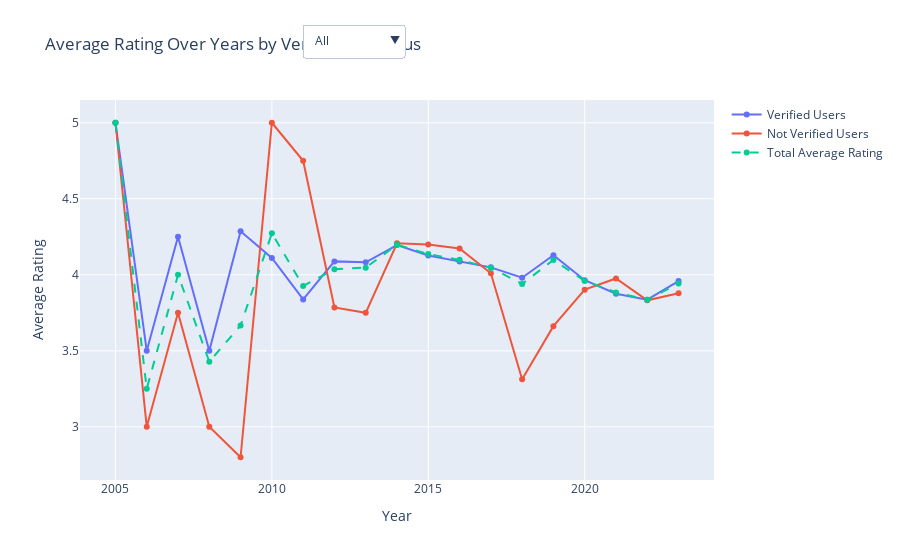

Write notebook code for a chart like this one.
### Code cell
# Example data preparation (replace with your actual data)
# Assuming df is your DataFrame with 'timestamp' (datetime), 'rating', and 'verified_purchase' columns

# Extract year and month from timestamp
df['year'] = df['timestamp'].dt.year
df['month'] = df['timestamp'].dt.month

# Separate data for verified and non-verified users
verified_data = df[df['verified_purchase'] == True]
not_verified_data = df[df['verified_purchase'] == False]

# Group by year and calculate average rating for each group
avg_rating_verified = verified_data.groupby('year')['rating'].mean().reset_index()
avg_rating_not_verified = not_verified_data.groupby('year')['rating'].mean().reset_index()
avg_rating_total = df.groupby('year')['rating'].mean().reset_index()

# Create traces for the yearly average ratings
trace_verified_year = go.Scatter(x=avg_rating_verified['year'], y=avg_rating_verified['rating'],
                                 mode='lines+markers', name='Verified Users')
trace_not_verified_year = go.Scatter(x=avg_rating_not_verified['year'], y=avg_rating_not_verified['rating'],
                                     mode='lines+markers', name='Not Verified Users')
trace_total_year = go.Scatter(x=avg_rating_total['year'], y=avg_rating_total['rating'],
                              mode='lines+markers', name='Total Average Rating', line=dict(dash='dash'))

# Generate a list of dropdown buttons for each month
dropdown_buttons = []

# Add "All" option
dropdown_buttons.append(dict(
    args=[{'visible': [True, True, True]}],
    label='All',
    method='update'
))

# Add buttons for each month
for month in range(1, 13):
    month_label = pd.to_datetime(month, format='%m').strftime('%B')  # Get month name
    month_data = df[df['month'] == month]
    
    avg_rating_verified_month = month_data[month_data['verified_purchase'] == True].groupby('year')['rating'].mean().reset_index()
    avg_rating_not_verified_month = month_data[month_data['verified_purchase'] == False].groupby('year')['rating'].mean().reset_index()
    avg_rating_total_month = month_data.groupby('year')['rating'].mean().reset_index()

    trace_verified_month = go.Scatter(x=avg_rating_verified_month['year'], y=avg_rating_verified_month['rating'],
                                      mode='lines+markers', name='Verified Users')
    trace_not_verified_month = go.Scatter(x=avg_rating_not_verified_month['year'], y=avg_rating_not_verified_month['rating'],
                                          mode='lines+markers', name='Not Verified Users')
    trace_total_month = go.Scatter(x=avg_rating_total_month['year'], y=avg_rating_total_month['rating'],
                                   mode='lines+markers', name='Total Average Rating', line=dict(dash='dash'))

    dropdown_buttons.append(dict(
        args=[{
            'visible': [False, False, False] + [True] * 3 + [False] * (12 * 3 - 3),
            'x': [trace_verified_month.x, trace_not_verified_month.x, trace_total_month.x],
            'y': [trace_verified_month.y, trace_not_verified_month.y, trace_total_month.y]
        }],
        label=month_label,
        method='update'
    ))

# Create layout for the plot with dropdown for month selection
layout = go.Layout(
    title='Average Rating Over Years by Verification Status',
    xaxis_title='Year',
    yaxis_title='Average Rating',
    updatemenus=[{
        'buttons': dropdown_buttons,
        'direction': 'down',
        'showactive': True,
        'x': 0.35,
        'xanchor': 'left',
        'y': 1.2,
        'yanchor': 'top'
    }]
)

# Create figure and add traces to it
fig = go.Figure(data=[trace_verified_year, trace_not_verified_year, trace_total_year], layout=layout)

# Add traces for each month but make them initially invisible
for button in dropdown_buttons[1:]:
    fig.add_trace(go.Scatter(x=button['args'][0]['x'][0], y=button['args'][0]['y'][0],
                             mode='lines+markers', visible=False, name='Verified Users'))
    fig.add_trace(go.Scatter(x=button['args'][0]['x'][1], y=button['args'][0]['y'][1],
                             mode='lines+markers', visible=False, name='Not Verified Users'))
    fig.add_trace(go.Scatter(x=button['args'][0]['x'][2], y=button['args'][0]['y'][2],
                             mode='lines+markers', visible=False, name='Total Average Rating', line=dict(dash='dash')))

# Show interactive plot
fig.show()

### Figure 1 — Plotly figure (JSON) as saved in the notebook; plotly's stock layout.template omitted (floating-point values rounded to 4 significant figures)
{"data": [{"mode": "lines+markers", "name": "Verified Users", "type": "scatter", "x": [2005, 2006, 2007, 2008, 2009, 2010, 2011, 2012, 2013, 2014, 2015, 2016, 2017, 2018, 2019, 2020, 2021, 2022, 2023], "y": [5, 3.5, 4.25, 3.5, 4.286, 4.111, 3.838, 4.088, 4.082, 4.196, 4.127, 4.087, 4.049, 3.981, 4.129, 3.965, 3.875, 3.836, 3.959]}, {"mode": "lines+markers", "name": "Not Verified Users", "type": "scatter", "x": [2005, 2006, 2007, 2008, 2009, 2010, 2011, 2012, 2013, 2014, 2015, 2016, 2017, 2018, 2019, 2020, 2021, 2022, 2023], "y": [5, 3, 3.75, 3, 2.8, 5, 4.75, 3.786, 3.75, 4.207, 4.2, 4.173, 4.01, 3.313, 3.662, 3.902, 3.976, 3.832, 3.878]}, {"line": {"dash": "dash"}, "mode": "lines+markers", "name": "Total Average Rating", "type": "scatter", "x": [2005, 2006, 2007, 2008, 2009, 2010, 2011, 2012, 2013, 2014, 2015, 2016, 2017, 2018, 2019, 2020, 2021, 2022, 2023], "y": [5, 3.25, 4, 3.429, 3.667, 4.273, 3.927, 4.037, 4.047, 4.198, 4.136, 4.098, 4.046, 3.94, 4.098, 3.96, 3.884, 3.836, 3.943]}, {"mode": "lines+markers", "name": "Verified Users", "type": "scatter", "visible": false, "x": [2006, 2007, 2009, 2010, 2011, 2012, 2013, 2014, 2015, 2016, 2017, 2018, 2019, 2020, 2021, 2022, 2023], "y": [2, 4.5, 5, 5, 3.714, 3.667, 4.062, 4.611, 4.07, 4.017, 4.157, 3.661, 3.793, 4.093, 4.165, 3.91, 4.022]}, {"mode": "lines+markers", "name": "Not Verified Users", "type": "scatter", "visible": false, "x": [2011, 2013, 2015, 2016, 2017, 2018, 2019, 2020, 2021, 2022, 2023], "y": [5, 5, 3.2, 3.625, 4.231, 1.75, 4.667, 3.727, 4.562, 4.385, 3.933]}, {"line": {"dash": "dash"}, "mode": "lines+markers", "name": "Total Average Rating", "type": "scatter", "visible": false, "x": [2006, 2007, 2009, 2010, 2011, 2012, 2013, 2014, 2015, 2016, 2017, 2018, 2019, 2020, 2021, 2022, 2023], "y": [2, 4.5, 5, 5, 3.875, 3.667, 4.118, 4.611, 3.979, 3.971, 4.165, 3.595, 3.822, 4.064, 4.212, 3.978, 4]}, {"mode": "lines+markers", "name": "Verified Users", "type": "scatter", "visible": false, "x": [2010, 2011, 2012, 2013, 2014, 2015, 2016, 2017, 2018, 2019, 2020, 2021, 2022, 2023], "y": [4, 4, 5, 3.4, 3.4, 4.08, 4.237, 4.069, 4.232, 3.947, 4.082, 3.865, 3.73, 3.917]}, {"mode": "lines+markers", "name": "Not Verified Users", "type": "scatter", "visible": false, "x": [2012, 2014, 2015, 2016, 2017, 2018, 2019, 2020, 2021, 2022, 2023], "y": [5, 1.5, 5, 4.571, 3, 3.5, 3.714, 3.455, 4.556, 4.308, 3.5]}, {"line": {"dash": "dash"}, "mode": "lines+markers", "name": "Total Average Rating", "type": "scatter", "visible": false, "x": [2010, 2011, 2012, 2013, 2014, 2015, 2016, 2017, 2018, 2019, 2020, 2021, 2022, 2023], "y": [4, 4, 5, 3.4, 3.176, 4.193, 4.273, 4.009, 4.19, 3.928, 4.03, 3.908, 3.829, 3.841]}, {"mode": "lines+markers", "name": "Verified Users", "type": "scatter", "visible": false, "x": [2006, 2008, 2010, 2011, 2012, 2013, 2014, 2015, 2016, 2017, 2018, 2019, 2020, 2021, 2022, 2023], "y": [5, 5, 5, 2.75, 4.714, 4.353, 3.871, 4.146, 4.033, 4.229, 4.133, 4.218, 3.929, 3.883, 3.651, 3.919]}, {"mode": "lines+markers", "name": "Not Verified Users", "type": "scatter", "visible": false, "x": [2006, 2009, 2010, 2012, 2013, 2014, 2015, 2016, 2017, 2018, 2019, 2020, 2021, 2022, 2023], "y": [5, 2, 5, 5, 5, 1, 3.143, 3.857, 3.9, 3.6, 3.5, 4.375, 4.077, 2.286, 4]}, {"line": {"dash": "dash"}, "mode": "lines+markers", "name": "Total Average Rating", "type": "scatter", "visible": false, "x": [2006, 2008, 2009, 2010, 2011, 2012, 2013, 2014, 2015, 2016, 2017, 2018, 2019, 2020, 2021, 2022, 2023], "y": [5, 5, 2, 5, 2.75, 4.8, 4.421, 3.781, 4.018, 4.02, 4.198, 4.105, 4.122, 3.963, 3.898, 3.544, 3.935]}, {"mode": "lines+markers", "name": "Verified Users", "type": "scatter", "visible": false, "x": [2009, 2010, 2011, 2012, 2013, 2014, 2015, 2016, 2017, 2018, 2019, 2020, 2021, 2022, 2023], "y": [5, 5, 1, 3.667, 3.923, 4.385, 4.098, 4.149, 4.14, 3.883, 4.264, 3.967, 4.11, 4, 4.194]}, {"mode": "lines+markers", "name": "Not Verified Users", "type": "scatter", "visible": false, "x": [2013, 2014, 2015, 2016, 2017, 2018, 2019, 2020, 2021, 2022, 2023], "y": [5, 4, 3.857, 4.364, 4.333, 4, 4.5, 3, 3.917, 3.3, 4.286]}, {"line": {"dash": "dash"}, "mode": "lines+markers", "name": "Total Average Rating", "type": "scatter", "visible": false, "x": [2009, 2010, 2011, 2012, 2013, 2014, 2015, 2016, 2017, 2018, 2019, 2020, 2021, 2022, 2023], "y": [5, 5, 1, 3.667, 4.067, 4.333, 4.062, 4.19, 4.152, 3.892, 4.276, 3.889, 4.095, 3.925, 4.211]}, {"mode": "lines+markers", "name": "Verified Users", "type": "scatter", "visible": false, "x": [2007, 2010, 2011, 2012, 2013, 2014, 2015, 2016, 2017, 2018, 2019, 2020, 2021, 2022, 2023], "y": [3, 4.667, 3.75, 4.667, 4.286, 4.467, 3.804, 4.239, 4.026, 3.72, 4.023, 3.943, 3.541, 3.871, 2]}, {"mode": "lines+markers", "name": "Not Verified Users", "type": "scatter", "visible": false, "x": [2006, 2007, 2011, 2012, 2014, 2015, 2016, 2017, 2018, 2019, 2020, 2021, 2022, 2023], "y": [1, 5, 5, 3, 1, 4.2, 4.75, 3.4, 2.222, 4.5, 3.75, 3, 1.25, 1]}, {"line": {"dash": "dash"}, "mode": "lines+markers", "name": "Total Average Rating", "type": "scatter", "visible": false, "x": [2006, 2007, 2010, 2011, 2012, 2013, 2014, 2015, 2016, 2017, 2018, 2019, 2020, 2021, 2022, 2023], "y": [1, 4, 4.667, 4, 4.25, 4.286, 4.25, 3.836, 4.3, 3.988, 3.56, 4.043, 3.937, 3.484, 3.712, 1.889]}, {"mode": "lines+markers", "name": "Verified Users", "type": "scatter", "visible": false, "x": [2008, 2009, 2010, 2011, 2012, 2013, 2014, 2015, 2016, 2017, 2018, 2019, 2020, 2021, 2022, 2023], "y": [1, 5, 4, 1, 4.75, 3.444, 3.714, 4.208, 4.013, 4.319, 3.932, 4.188, 4.066, 3.943, 4.057, 4.375]}, {"mode": "lines+markers", "name": "Not Verified Users", "type": "scatter", "visible": false, "x": [2007, 2010, 2012, 2013, 2014, 2015, 2016, 2017, 2018, 2019, 2020, 2021, 2022], "y": [5, 5, 5, 5, 4.857, 4.5, 4.667, 4.833, 3.2, 5, 4, 4.444, 3.714]}, {"line": {"dash": "dash"}, "mode": "lines+markers", "name": "Total Average Rating", "type": "scatter", "visible": false, "x": [2007, 2008, 2009, 2010, 2011, 2012, 2013, 2014, 2015, 2016, 2017, 2018, 2019, 2020, 2021, 2022, 2023], "y": [5, 1, 5, 4.333, 1, 4.8, 3.833, 4, 4.228, 4.116, 4.36, 3.892, 4.207, 4.059, 3.983, 4.017, 4.375]}, {"mode": "lines+markers", "name": "Verified Users", "type": "scatter", "visible": false, "x": [2010, 2011, 2012, 2013, 2014, 2015, 2016, 2017, 2018, 2019, 2020, 2021, 2022, 2023], "y": [3, 4, 4, 4.385, 4.613, 4.143, 3.975, 3.973, 4.058, 4.232, 3.879, 3.798, 3.881, 4.75]}, {"mode": "lines+markers", "name": "Not Verified Users", "type": "scatter", "visible": false, "x": [2009, 2010, 2012, 2013, 2014, 2015, 2016, 2017, 2018, 2019, 2020, 2021, 2022, 2023], "y": [5, 5, 1, 2, 4.455, 4, 4.133, 3.625, 3.75, 3.667, 3.571, 4, 3.643, 5]}, {"line": {"dash": "dash"}, "mode": "lines+markers", "name": "Total Average Rating", "type": "scatter", "visible": false, "x": [2009, 2010, 2011, 2012, 2013, 2014, 2015, 2016, 2017, 2018, 2019, 2020, 2021, 2022, 2023], "y": [5, 3.667, 4, 3.4, 3.824, 4.571, 4.118, 4, 3.94, 4.047, 4.203, 3.864, 3.811, 3.836, 4.8]}, {"mode": "lines+markers", "name": "Verified Users", "type": "scatter", "visible": false, "x": [2011, 2012, 2013, 2014, 2015, 2016, 2017, 2018, 2019, 2020, 2021, 2022, 2023], "y": [5, 3.714, 3.824, 4.105, 4.224, 4.185, 4.173, 4.156, 4.33, 4.029, 3.808, 3.854, 5]}, {"mode": "lines+markers", "name": "Not Verified Users", "type": "scatter", "visible": false, "x": [2011, 2012, 2013, 2014, 2015, 2016, 2017, 2018, 2019, 2020, 2021, 2022], "y": [4.5, 5, 4, 4.143, 4.917, 3.769, 4.231, 4, 3.667, 3.889, 3.833, 3.722]}, {"line": {"dash": "dash"}, "mode": "lines+markers", "name": "Total Average Rating", "type": "scatter", "visible": false, "x": [2011, 2012, 2013, 2014, 2015, 2016, 2017, 2018, 2019, 2020, 2021, 2022, 2023], "y": [4.667, 4, 3.833, 4.111, 4.361, 4.128, 4.18, 4.15, 4.289, 4.013, 3.811, 3.83, 5]}, {"mode": "lines+markers", "name": "Verified Users", "type": "scatter", "visible": false, "x": [2008, 2009, 2011, 2012, 2013, 2014, 2015, 2016, 2017, 2018, 2019, 2020, 2021, 2022], "y": [5, 5, 5, 4, 4.1, 3.96, 4.057, 4.329, 4.012, 3.882, 4.076, 4.067, 3.713, 3.698]}, {"mode": "lines+markers", "name": "Not Verified Users", "type": "scatter", "visible": false, "x": [2007, 2009, 2013, 2014, 2015, 2016, 2017, 2018, 2019, 2020, 2021, 2022], "y": [4, 1.5, 1.333, 4.6, 5, 4.438, 4.667, 1, 4, 4.7, 4.6, 4.5]}, {"line": {"dash": "dash"}, "mode": "lines+markers", "name": "Total Average Rating", "type": "scatter", "visible": false, "x": [2007, 2008, 2009, 2011, 2012, 2013, 2014, 2015, 2016, 2017, 2018, 2019, 2020, 2021, 2022], "y": [4, 5, 2.667, 5, 4, 3.462, 4.143, 4.123, 4.348, 4.075, 3.827, 4.07, 4.11, 3.798, 3.844]}, {"mode": "lines+markers", "name": "Verified Users", "type": "scatter", "visible": false, "x": [2008, 2010, 2011, 2012, 2013, 2014, 2015, 2016, 2017, 2018, 2019, 2020, 2021, 2022], "y": [4.5, 4.333, 4.75, 3.286, 4.154, 4.269, 4.111, 4.039, 3.697, 3.976, 4.291, 3.949, 3.854, 3.783]}, {"mode": "lines+markers", "name": "Not Verified Users", "type": "scatter", "visible": false, "x": [2008, 2010, 2013, 2014, 2015, 2016, 2017, 2018, 2019, 2020, 2021, 2022], "y": [3, 5, 5, 4.125, 4.167, 4.15, 4.545, 3.4, 2.833, 3.889, 3.444, 3.6]}, {"line": {"dash": "dash"}, "mode": "lines+markers", "name": "Total Average Rating", "type": "scatter", "visible": false, "x": [2008, 2010, 2011, 2012, 2013, 2014, 2015, 2016, 2017, 2018, 2019, 2020, 2021, 2022], "y": [4, 4.5, 4.75, 3.286, 4.267, 4.235, 4.118, 4.062, 3.818, 3.943, 4.188, 3.945, 3.813, 3.75]}, {"mode": "lines+markers", "name": "Verified Users", "type": "scatter", "visible": false, "x": [2005, 2010, 2011, 2012, 2013, 2014, 2015, 2016, 2017, 2018, 2019, 2020, 2021, 2022], "y": [5, 1, 3.667, 4.625, 4.579, 4.652, 4.389, 3.646, 3.802, 4, 4.139, 3.664, 3.897, 3.667]}, {"mode": "lines+markers", "name": "Not Verified Users", "type": "scatter", "visible": false, "x": [2013, 2014, 2015, 2016, 2017, 2018, 2019, 2020, 2021, 2022], "y": [5, 3.75, 5, 3.167, 2.5, 3.75, 3, 4.188, 2.8, 4.267]}, {"line": {"dash": "dash"}, "mode": "lines+markers", "name": "Total Average Rating", "type": "scatter", "visible": false, "x": [2005, 2010, 2011, 2012, 2013, 2014, 2015, 2016, 2017, 2018, 2019, 2020, 2021, 2022], "y": [5, 1, 3.667, 4.625, 4.6, 4.519, 4.45, 3.612, 3.777, 3.986, 4.075, 3.725, 3.822, 3.787]}, {"mode": "lines+markers", "name": "Verified Users", "type": "scatter", "visible": false, "x": [2007, 2008, 2009, 2010, 2011, 2012, 2013, 2014, 2015, 2016, 2017, 2018, 2019, 2020, 2021, 2022], "y": [5, 1, 3.333, 5, 4.8, 3.6, 4.182, 4.257, 4.22, 4.207, 3.911, 4.126, 4.062, 3.889, 3.812, 4.025]}, {"mode": "lines+markers", "name": "Not Verified Users", "type": "scatter", "visible": false, "x": [2005, 2007, 2009, 2012, 2013, 2014, 2015, 2016, 2017, 2018, 2019, 2020, 2021, 2022], "y": [5, 1, 4, 2.75, 4, 5, 3, 3.667, 3, 3.692, 3.357, 3.875, 3.889, 4.714]}, {"line": {"dash": "dash"}, "mode": "lines+markers", "name": "Total Average Rating", "type": "scatter", "visible": false, "x": [2005, 2007, 2008, 2009, 2010, 2011, 2012, 2013, 2014, 2015, 2016, 2017, 2018, 2019, 2020, 2021, 2022], "y": [5, 3, 1, 3.5, 5, 4.8, 3.357, 4.174, 4.35, 4.087, 4.158, 3.828, 4.07, 3.993, 3.888, 3.82, 4.128]}], "layout": {"title": {"text": "Average Rating Over Years by Verification Status"}, "updatemenus": [{"buttons": [{"args": [{"visible": [true, true, true]}], "label": "All", "method": "update"}, {"args": [{"visible": [false, false, false, true, true, true, false, false, false, false, false, false, false, false, false, false, false, false, false, false, false, false, false, false, false, false, false, false, false, false, false, false, false, false, false, false, false, false, false], "x": [[2006, 2007, 2009, 2010, 2011, 2012, 2013, 2014, 2015, 2016, 2017, 2018, 2019, 2020, 2021, 2022, 2023], [2011, 2013, 2015, 2016, 2017, 2018, 2019, 2020, 2021, 2022, 2023], [2006, 2007, 2009, 2010, 2011, 2012, 2013, 2014, 2015, 2016, 2017, 2018, 2019, 2020, 2021, 2022, 2023]], "y": [[2, 4.5, 5, 5, 3.714, 3.667, 4.062, 4.611, 4.07, 4.017, 4.157, 3.661, 3.793, 4.093, 4.165, 3.91, 4.022], [5, 5, 3.2, 3.625, 4.231, 1.75, 4.667, 3.727, 4.562, 4.385, 3.933], [2, 4.5, 5, 5, 3.875, 3.667, 4.118, 4.611, 3.979, 3.971, 4.165, 3.595, 3.822, 4.064, 4.212, 3.978, 4]]}], "label": "January", "method": "update"}, {"args": [{"visible": [false, false, false, true, true, true, false, false, false, false, false, false, false, false, false, false, false, false, false, false, false, false, false, false, false, false, false, false, false, false, false, false, false, false, false, false, false, false, false], "x": [[2010, 2011, 2012, 2013, 2014, 2015, 2016, 2017, 2018, 2019, 2020, 2021, 2022, 2023], [2012, 2014, 2015, 2016, 2017, 2018, 2019, 2020, 2021, 2022, 2023], [2010, 2011, 2012, 2013, 2014, 2015, 2016, 2017, 2018, 2019, 2020, 2021, 2022, 2023]], "y": [[4, 4, 5, 3.4, 3.4, 4.08, 4.237, 4.069, 4.232, 3.947, 4.082, 3.865, 3.73, 3.917], [5, 1.5, 5, 4.571, 3, 3.5, 3.714, 3.455, 4.556, 4.308, 3.5], [4, 4, 5, 3.4, 3.176, 4.193, 4.273, 4.009, 4.19, 3.928, 4.03, 3.908, 3.829, 3.841]]}], "label": "February", "method": "update"}, {"args": [{"visible": [false, false, false, true, true, true, false, false, false, false, false, false, false, false, false, false, false, false, false, false, false, false, false, false, false, false, false, false, false, false, false, false, false, false, false, false, false, false, false], "x": [[2006, 2008, 2010, 2011, 2012, 2013, 2014, 2015, 2016, 2017, 2018, 2019, 2020, 2021, 2022, 2023], [2006, 2009, 2010, 2012, 2013, 2014, 2015, 2016, 2017, 2018, 2019, 2020, 2021, 2022, 2023], [2006, 2008, 2009, 2010, 2011, 2012, 2013, 2014, 2015, 2016, 2017, 2018, 2019, 2020, 2021, 2022, 2023]], "y": [[5, 5, 5, 2.75, 4.714, 4.353, 3.871, 4.146, 4.033, 4.229, 4.133, 4.218, 3.929, 3.883, 3.651, 3.919], [5, 2, 5, 5, 5, 1, 3.143, 3.857, 3.9, 3.6, 3.5, 4.375, 4.077, 2.286, 4], [5, 5, 2, 5, 2.75, 4.8, 4.421, 3.781, 4.018, 4.02, 4.198, 4.105, 4.122, 3.963, 3.898, 3.544, 3.935]]}], "label": "March", "method": "update"}, {"args": [{"visible": [false, false, false, true, true, true, false, false, false, false, false, false, false, false, false, false, false, false, false, false, false, false, false, false, false, false, false, false, false, false, false, false, false, false, false, false, false, false, false], "x": [[2009, 2010, 2011, 2012, 2013, 2014, 2015, 2016, 2017, 2018, 2019, 2020, 2021, 2022, 2023], [2013, 2014, 2015, 2016, 2017, 2018, 2019, 2020, 2021, 2022, 2023], [2009, 2010, 2011, 2012, 2013, 2014, 2015, 2016, 2017, 2018, 2019, 2020, 2021, 2022, 2023]], "y": [[5, 5, 1, 3.667, 3.923, 4.385, 4.098, 4.149, 4.14, 3.883, 4.264, 3.967, 4.11, 4, 4.194], [5, 4, 3.857, 4.364, 4.333, 4, 4.5, 3, 3.917, 3.3, 4.286], [5, 5, 1, 3.667, 4.067, 4.333, 4.062, 4.19, 4.152, 3.892, 4.276, 3.889, 4.095, 3.925, 4.211]]}], "label": "April", "method": "update"}, {"args": [{"visible": [false, false, false, true, true, true, false, false, false, false, false, false, false, false, false, false, false, false, false, false, false, false, false, false, false, false, false, false, false, false, false, false, false, false, false, false, false, false, false], "x": [[2007, 2010, 2011, 2012, 2013, 2014, 2015, 2016, 2017, 2018, 2019, 2020, 2021, 2022, 2023], [2006, 2007, 2011, 2012, 2014, 2015, 2016, 2017, 2018, 2019, 2020, 2021, 2022, 2023], [2006, 2007, 2010, 2011, 2012, 2013, 2014, 2015, 2016, 2017, 2018, 2019, 2020, 2021, 2022, 2023]], "y": [[3, 4.667, 3.75, 4.667, 4.286, 4.467, 3.804, 4.239, 4.026, 3.72, 4.023, 3.943, 3.541, 3.871, 2], [1, 5, 5, 3, 1, 4.2, 4.75, 3.4, 2.222, 4.5, 3.75, 3, 1.25, 1], [1, 4, 4.667, 4, 4.25, 4.286, 4.25, 3.836, 4.3, 3.988, 3.56, 4.043, 3.937, 3.484, 3.712, 1.889]]}], "label": "May", "method": "update"}, {"args": [{"visible": [false, false, false, true, true, true, false, false, false, false, false, false, false, false, false, false, false, false, false, false, false, false, false, false, false, false, false, false, false, false, false, false, false, false, false, false, false, false, false], "x": [[2008, 2009, 2010, 2011, 2012, 2013, 2014, 2015, 2016, 2017, 2018, 2019, 2020, 2021, 2022, 2023], [2007, 2010, 2012, 2013, 2014, 2015, 2016, 2017, 2018, 2019, 2020, 2021, 2022], [2007, 2008, 2009, 2010, 2011, 2012, 2013, 2014, 2015, 2016, 2017, 2018, 2019, 2020, 2021, 2022, 2023]], "y": [[1, 5, 4, 1, 4.75, 3.444, 3.714, 4.208, 4.013, 4.319, 3.932, 4.188, 4.066, 3.943, 4.057, 4.375], [5, 5, 5, 5, 4.857, 4.5, 4.667, 4.833, 3.2, 5, 4, 4.444, 3.714], [5, 1, 5, 4.333, 1, 4.8, 3.833, 4, 4.228, 4.116, 4.36, 3.892, 4.207, 4.059, 3.983, 4.017, 4.375]]}], "label": "June", "method": "update"}, {"args": [{"visible": [false, false, false, true, true, true, false, false, false, false, false, false, false, false, false, false, false, false, false, false, false, false, false, false, false, false, false, false, false, false, false, false, false, false, false, false, false, false, false], "x": [[2010, 2011, 2012, 2013, 2014, 2015, 2016, 2017, 2018, 2019, 2020, 2021, 2022, 2023], [2009, 2010, 2012, 2013, 2014, 2015, 2016, 2017, 2018, 2019, 2020, 2021, 2022, 2023], [2009, 2010, 2011, 2012, 2013, 2014, 2015, 2016, 2017, 2018, 2019, 2020, 2021, 2022, 2023]], "y": [[3, 4, 4, 4.385, 4.613, 4.143, 3.975, 3.973, 4.058, 4.232, 3.879, 3.798, 3.881, 4.75], [5, 5, 1, 2, 4.455, 4, 4.133, 3.625, 3.75, 3.667, 3.571, 4, 3.643, 5], [5, 3.667, 4, 3.4, 3.824, 4.571, 4.118, 4, 3.94, 4.047, 4.203, 3.864, 3.811, 3.836, 4.8]]}], "label": "July", "method": "update"}, {"args": [{"visible": [false, false, false, true, true, true, false, false, false, false, false, false, false, false, false, false, false, false, false, false, false, false, false, false, false, false, false, false, false, false, false, false, false, false, false, false, false, false, false], "x": [[2011, 2012, 2013, 2014, 2015, 2016, 2017, 2018, 2019, 2020, 2021, 2022, 2023], [2011, 2012, 2013, 2014, 2015, 2016, 2017, 2018, 2019, 2020, 2021, 2022], [2011, 2012, 2013, 2014, 2015, 2016, 2017, 2018, 2019, 2020, 2021, 2022, 2023]], "y": [[5, 3.714, 3.824, 4.105, 4.224, 4.185, 4.173, 4.156, 4.33, 4.029, 3.808, 3.854, 5], [4.5, 5, 4, 4.143, 4.917, 3.769, 4.231, 4, 3.667, 3.889, 3.833, 3.722], [4.667, 4, 3.833, 4.111, 4.361, 4.128, 4.18, 4.15, 4.289, 4.013, 3.811, 3.83, 5]]}], "label": "August", "method": "update"}, {"args": [{"visible": [false, false, false, true, true, true, false, false, false, false, false, false, false, false, false, false, false, false, false, false, false, false, false, false, false, false, false, false, false, false, false, false, false, false, false, false, false, false, false], "x": [[2008, 2009, 2011, 2012, 2013, 2014, 2015, 2016, 2017, 2018, 2019, 2020, 2021, 2022], [2007, 2009, 2013, 2014, 2015, 2016, 2017, 2018, 2019, 2020, 2021, 2022], [2007, 2008, 2009, 2011, 2012, 2013, 2014, 2015, 2016, 2017, 2018, 2019, 2020, 2021, 2022]], "y": [[5, 5, 5, 4, 4.1, 3.96, 4.057, 4.329, 4.012, 3.882, 4.076, 4.067, 3.713, 3.698], [4, 1.5, 1.333, 4.6, 5, 4.438, 4.667, 1, 4, 4.7, 4.6, 4.5], [4, 5, 2.667, 5, 4, 3.462, 4.143, 4.123, 4.348, 4.075, 3.827, 4.07, 4.11, 3.798, 3.844]]}], "label": "September", "method": "update"}, {"args": [{"visible": [false, false, false, true, true, true, false, false, false, false, false, false, false, false, false, false, false, false, false, false, false, false, false, false, false, false, false, false, false, false, false, false, false, false, false, false, false, false, false], "x": [[2008, 2010, 2011, 2012, 2013, 2014, 2015, 2016, 2017, 2018, 2019, 2020, 2021, 2022], [2008, 2010, 2013, 2014, 2015, 2016, 2017, 2018, 2019, 2020, 2021, 2022], [2008, 2010, 2011, 2012, 2013, 2014, 2015, 2016, 2017, 2018, 2019, 2020, 2021, 2022]], "y": [[4.5, 4.333, 4.75, 3.286, 4.154, 4.269, 4.111, 4.039, 3.697, 3.976, 4.291, 3.949, 3.854, 3.783], [3, 5, 5, 4.125, 4.167, 4.15, 4.545, 3.4, 2.833, 3.889, 3.444, 3.6], [4, 4.5, 4.75, 3.286, 4.267, 4.235, 4.118, 4.062, 3.818, 3.943, 4.188, 3.945, 3.813, 3.75]]}], "label": "October", "method": "update"}, {"args": [{"visible": [false, false, false, true, true, true, false, false, false, false, false, false, false, false, false, false, false, false, false, false, false, false, false, false, false, false, false, false, false, false, false, false, false, false, false, false, false, false, false], "x": [[2005, 2010, 2011, 2012, 2013, 2014, 2015, 2016, 2017, 2018, 2019, 2020, 2021, 2022], [2013, 2014, 2015, 2016, 2017, 2018, 2019, 2020, 2021, 2022], [2005, 2010, 2011, 2012, 2013, 2014, 2015, 2016, 2017, 2018, 2019, 2020, 2021, 2022]], "y": [[5, 1, 3.667, 4.625, 4.579, 4.652, 4.389, 3.646, 3.802, 4, 4.139, 3.664, 3.897, 3.667], [5, 3.75, 5, 3.167, 2.5, 3.75, 3, 4.188, 2.8, 4.267], [5, 1, 3.667, 4.625, 4.6, 4.519, 4.45, 3.612, 3.777, 3.986, 4.075, 3.725, 3.822, 3.787]]}], "label": "November", "method": "update"}, {"args": [{"visible": [false, false, false, true, true, true, false, false, false, false, false, false, false, false, false, false, false, false, false, false, false, false, false, false, false, false, false, false, false, false, false, false, false, false, false, false, false, false, false], "x": [[2007, 2008, 2009, 2010, 2011, 2012, 2013, 2014, 2015, 2016, 2017, 2018, 2019, 2020, 2021, 2022], [2005, 2007, 2009, 2012, 2013, 2014, 2015, 2016, 2017, 2018, 2019, 2020, 2021, 2022], [2005, 2007, 2008, 2009, 2010, 2011, 2012, 2013, 2014, 2015, 2016, 2017, 2018, 2019, 2020, 2021, 2022]], "y": [[5, 1, 3.333, 5, 4.8, 3.6, 4.182, 4.257, 4.22, 4.207, 3.911, 4.126, 4.062, 3.889, 3.812, 4.025], [5, 1, 4, 2.75, 4, 5, 3, 3.667, 3, 3.692, 3.357, 3.875, 3.889, 4.714], [5, 3, 1, 3.5, 5, 4.8, 3.357, 4.174, 4.35, 4.087, 4.158, 3.828, 4.07, 3.993, 3.888, 3.82, 4.128]]}], "label": "December", "method": "update"}], "direction": "down", "showactive": true, "x": 0.35, "xanchor": "left", "y": 1.2, "yanchor": "top"}], "xaxis": {"title": {"text": "Year"}}, "yaxis": {"title": {"text": "Average Rating"}}}}
